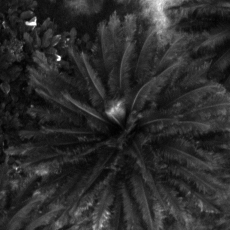
#> input picture img/cropped/red.tif, 230 x 230 px
$ jupyter execute --allow-errors gaussian.ipynb
#> lines starting #> are read from the running program, lines starting #| are printed output that depends on the picture
[cell 1]
import numpy as np
import matplotlib.pyplot as plt
from mpl_toolkits.mplot3d import Axes3D
from scipy.stats import multivariate_normal
from osgeo import gdal
from PIL import Image
###########

#> (a cell that did not finish here is left out)

#> (a cell that did not finish here is left out)

#> (a cell that did not finish here is left out)

#> (a cell that did not finish here is left out)

[cell 6]
# create grid of points
x, y = np.mgrid[-1:1:.01, 0:1:.01]
pos = np.empty(x.shape + (2,))
pos[:, :, 0] = x
pos[:, :, 1] = y

#> (a cell that did not finish here is left out)

#> (a cell that did not finish here is left out)

[cell 9]
image = np.load('./img/multispectral.npy')
#> (reads img/multispectral.npy from the repository)

# Visualize the image using matplotlib
plt.imshow(image)
plt.show()
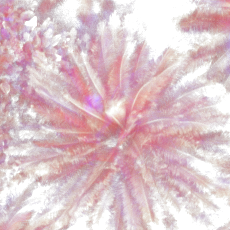
#> shown: shape (230, 230, 4); mean R, G, B, A 127.7, 69.4, 78, 76.4; transparent parts drawn white

[cell 10]
import numpy as np
from PIL import Image
from matplotlib import pyplot as plt
from mpl_toolkits.mplot3d import Axes3D

# Define function to calculate NDVI from input red and near-infrared bands
def ndvi(red, nir):
    ndvi = (nir - red) / (nir + red+0.00001)
    return ndvi

# Load input images
red = np.array(Image.open('./img/cropped/red.tif'))
#> red is the input picture: shape (230, 230) uint16; min 7680, max 65472, mean 17864.1
nir = np.array(Image.open('./img/cropped/nir.tif'))
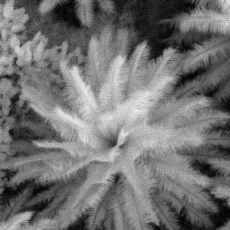
#> input picture img/cropped/nir.tif, 230 x 230 px
#> nir is the input picture: shape (230, 230) uint16; min 12544, max 57472, mean 32795.7
gre = np.array(Image.open('./img/cropped/gre.tif'))
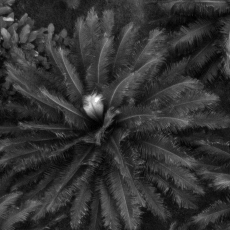
#> input picture img/cropped/gre.tif, 230 x 230 px
#> gre is the input picture: shape (230, 230) uint16; min 8576, max 65472, mean 20061.5
reg = np.array(Image.open('./img/cropped/reg.tif'))
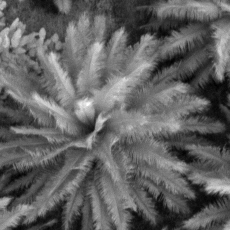
#> input picture img/cropped/reg.tif, 230 x 230 px
#> reg is the input picture: shape (230, 230) uint16; min 11264, max 65472, mean 32205.9

# Crop images to the same dimensions
min_shape = np.min([red.shape, nir.shape, gre.shape, reg.shape], axis=0)
#> min_shape = [230, 230]
red = red[:min_shape[0], :min_shape[1]]
nir = nir[:min_shape[0], :min_shape[1]]
gre = gre[:min_shape[0], :min_shape[1]]
reg = reg[:min_shape[0], :min_shape[1]]

# Calculate NDVI
ndvi_img = ndvi(red, nir)
#> in ndvi, `ndvi = (nir - red) / (nir + red+0.00001)`:
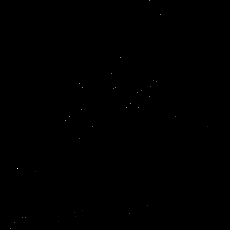
#> ndvi: shape (230, 230) float64; min 0, max 6.32e+09, mean 1711426.9; drawn with min black and max white

# Create 3D Gaussian function
def gaussian_3d(x, y, z, x0, y0, z0, sigma_x, sigma_y, sigma_z):
    return np.exp(-((x-x0)**2/(2*sigma_x**2) + (y-y0)**2/(2*sigma_y**2) + (z-z0)**2/(2*sigma_z**2)))

# Create grid for plotting
x = np.linspace(0, ndvi_img.shape[1], ndvi_img.shape[1])
#> x = 230 values from 0 to 230
y = np.linspace(0, ndvi_img.shape[0], ndvi_img.shape[0])
#> y = 230 values from 0 to 230
X, Y = np.meshgrid(x, y)

# Set Gaussian parameters
x0 = ndvi_img.shape[1] / 2
#> x0 = 115
y0 = ndvi_img.shape[0] / 2
#> y0 = 115
z0 = ndvi_img.max()
#> z0 = 6.32e+09
sigma_x = ndvi_img.shape[1] / 4
#> sigma_x = 57.5
sigma_y = ndvi_img.shape[0] / 4
#> sigma_y = 57.5
sigma_z = ndvi_img.max() / 4
#> sigma_z = 1.58e+09

# Evaluate Gaussian function on grid
Z = gaussian_3d(X, Y, ndvi_img, x0, y0, z0, sigma_x, sigma_y, sigma_z)
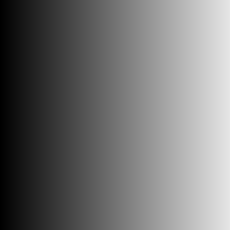
#> X: shape (230, 230) float64; min 0, max 230, mean 115

# Plot 3D Gaussian
fig = plt.figure()
ax = fig.add_subplot(111, projection='3d')
ax.plot_surface(X, Y, Z)
plt.show()
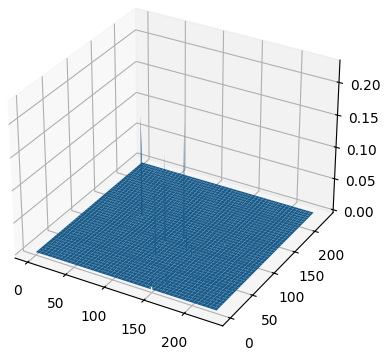
#> figure drawn by matplotlib, 1 panel
